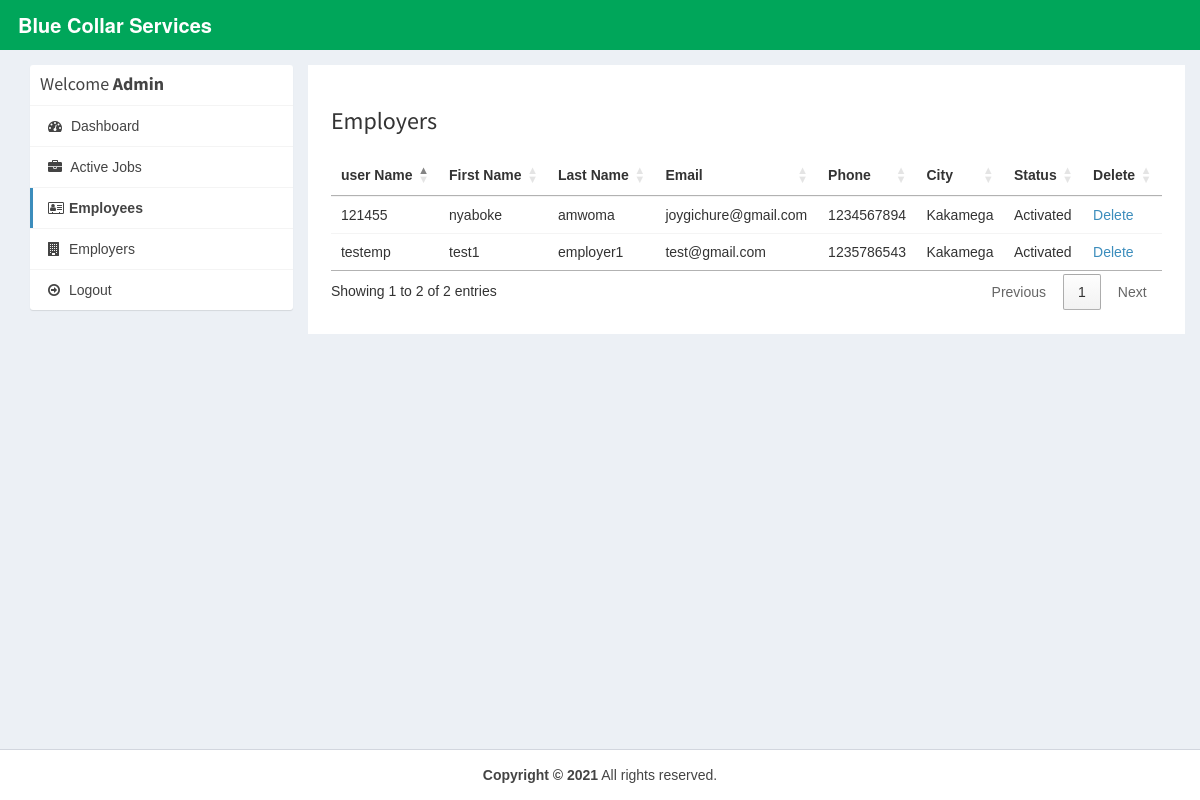
/admin/companies.php (signed in), run on the app's committed database.
### tables this page shows
CREATE TABLE `employers` (
  `id_emp` int(11) NOT NULL,
  `username` varchar(20) NOT NULL,
  `firstname` varchar(20) NOT NULL,
  `lastname` varchar(20) NOT NULL,
  `email` varchar(20) NOT NULL,
  `phone` int(11) NOT NULL,
  `location` varchar(20) NOT NULL,
  `password` varchar(200) NOT NULL,
  `active` int(11) NOT NULL DEFAULT 1
);

### admin/companies.php (the view, shortened to what this page needs)
<?php
require_once("../db.php");
?>
<!DOCTYPE html>
<html>
<head>
    <link rel="stylesheet" href="https://cdnjs.cloudflare.com/ajax/libs/twitter-bootstrap/3.3.7/css/bootstrap.min.css">
    <link rel="stylesheet" href="https://cdnjs.cloudflare.com/ajax/libs/font-awesome/4.7.0/css/font-awesome.min.css">
    <link rel="stylesheet" href="https://cdnjs.cloudflare.com/ajax/libs/ionicons/2.0.1/css/ionicons.min.css">
    <link rel="stylesheet" href="https://cdn.datatables.net/1.10.15/css/jquery.dataTables.min.css">
    <link rel="stylesheet" href="../css/AdminLTE.min.css">
    <link rel="stylesheet" href="../css/_all-skins.min.css">
    <link rel="stylesheet" href="../css/custom.css">
</head>
<body class="hold-transition skin-green sidebar-mini">
    <div class="wrapper">
        <header class="main-header">
            <a href="index.php" class="logo logo-bg">
                <span class="logo-lg"><b>Blue Collar Services </b> Portal</span>
            </a>
            <nav class="navbar navbar-static-top">
            </nav>
        </header>
        <div class="content-wrapper" style="margin-left: 0px;">
            <section id="candidates" class="content-header">
                <div class="container">
                    <div class="row">
                        <div class="col-md-3">
                            <div class="box box-solid">
                                <div class="box-header with-border">
                                    <h3 class="box-title">Welcome <b>Admin </b></h3>
                                </div>
                                <div class="box-body no-padding">
                                    <ul class="nav nav-pills nav-stacked">
                                        <li><a href="dashboard.php"><i class="fa fa-dashboard"></i> Dashboard</a></li>
                                        <li><a href="active-jobs.php"><i class="fa fa-briefcase"></i> Active Jobs</a>
                                        </li>
                                        <li class="active"><a href="applications.php"><i
                                                    class="fa fa-address-card-o"></i>Employees</a></li>
                                        <li><a href="companies.php"><i class="fa fa-building"></i> Employers</a></li>
                                        <li><a href="../logout.php"><i class="fa fa-arrow-circle-o-right"></i>
                                                Logout</a></li>
                                    </ul>
                                </div>
                            </div>
                        </div>
                        <div class="col-md-9 bg-white padding-2">
                            <h3>Employers</h3>
                            <div class="row margin-top-20">
                                <div class="col-md-12">
                                    <div class="box-body table-responsive no-padding">
                                        <table id="example2" class="table table-hover">
                                            <thead>
                                                <th>user Name</th>
                                                <th>First Name</th>
                                                <th>Last Name</th>
                                                <th>Email</th>
                                                <th>Phone</th>
                                                <th>City</th>
                                                <th>Status</th>
                                                <th>Delete</th>
                                            </thead>
                                            <tbody>
                                                <?php
                        $sql = "SELECT * FROM employers";
                        $result = $conn->query($sql);
                        if ($result->num_rows > 0) {
                          while ($row = $result->fetch_assoc()) {
                        ?>
                                                <tr>
                                                    <td><?php echo $row['username']; ?></td>
                                                    <td><?php echo $row['firstname']; ?></td>
                                                    <td><?php echo $row['lastname']; ?></td>
                                                    <td><?php echo $row['email']; ?></td>
                                                    <td><?php echo $row['phone']; ?></td>
                                                    <td><?php echo $row['location']; ?></td>
                                                    <td>
                                                        <?php
                                if ($row['active'] == '1') {
                                  echo "Activated";
                                } else if ($row['active'] == '2') {
                                ?>
                                                        <a
                                                            href="reject-company.php?id=<?php echo $row['id_emp']; ?>">Reject</a>
                                                        <a
                                                            href="approve-company.php?id=<?php echo $row['id_emp']; ?>">Approve</a>
                                                        <?php
                                } else if ($row['active'] == '3') {
                                ?>
                                                        <a
                                                            href="approve-company.php?id=<?php echo $row['id_emp']; ?>">Reactivate</a>
                                                        <?php
                                } else if ($row['active'] == '0') {
                                  echo "Rejected";
                                }
                                ?>
                                                    </td>
                                                    <td><a
                                                            href="delete-company.php?id=<?php echo $row['id_emp']; ?>">Delete</a>
                                                    </td>
                                                </tr>
                                                <?php
                          }
                        }
                        ?>
                                            </tbody>
                                        </table>
                                    </div>
                                </div>
                            </div>
                        </div>
                    </div>
                </div>
            </section>
        </div>
        <footer class="main-footer" style="margin-left: 0px;">
            <div class="text-center">
                <strong>Copyright &copy; 2021</strong> All
                rights
                reserved.
            </div>
        </footer>
    </div>
</body>
</html>

### css/custom.css (style rules this page uses)
body { font-family: 'Nunito', sans-serif; font-family: 'Nunito Sans', sans-serif; }
.logo-bg { background-color: #00A65A !important; }
.margin-top-20 { margin-top: 20px; }
.padding-2 { padding: 2%; }
.bg-white { background-color: #fff; }

### data on the page
employers: username "121455", firstname "nyaboke", lastname "amwoma", email "joygichure@gmail.com", phone "1234567894", location "Kakamega", active "Activated"
employers: username "testemp", firstname "test1", lastname "employer1", email "test@gmail.com", phone "1235786543", location "Kakamega", active "Activated"
